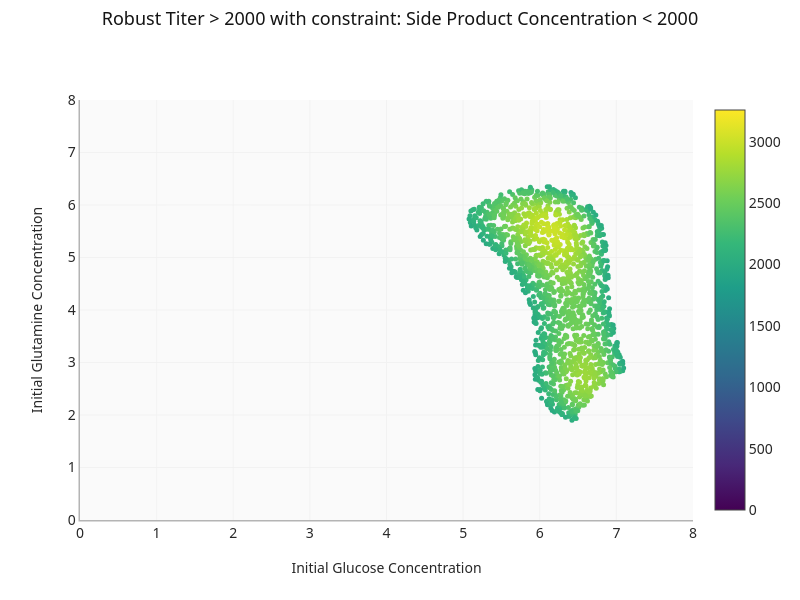

The cell this chart's notebook holds for it:
### Code cell
fig = go.Figure()
fig.add_trace(
    go.Scatter(
        x=df_filtered_const_obj_rob[x_name],
        y=df_filtered_const_obj_rob[y_name],
        mode="markers",
        marker=dict(
            size=5,
            color=df_filtered_const_obj_rob[main_output_name],
            colorscale="Viridis",
            showscale=True,
            cmin=min_conc,
            cmax=max_conc,
        ),
    )
)
fig.update_layout(
    title=f"Robust {main_display_name} > {OBJECTIVE_THRESHOLD} with constraint: {constraint_display_name} < {CONSTRAINT_THRESHOLD}",
    xaxis_title=x_display_name,
    yaxis_title=y_display_name,
    width=800,
    height=600,
)
fig.update_xaxes(range=[x_min, x_max])
fig.update_yaxes(range=[y_min, y_max])

### Figure 1 — Plotly figure (JSON) as saved in the notebook; plotly's stock layout.template omitted (floating-point values rounded to 4 significant figures; data arrays with more than 128 entries replaced by an {"elided": "..."} marker saying what was removed)
{"data": [{"marker": {"cmax": 3259.0, "cmin": 0.003224, "color": {"elided": "1578 float values"}, "colorscale": [[0, "#440154"], [0.1111, "#482878"], [0.2222, "#3e4989"], [0.3333, "#31688e"], [0.4444, "#26828e"], [0.5556, "#1f9e89"], [0.6667, "#35b779"], [0.7778, "#6ece58"], [0.8889, "#b5de2b"], [1, "#fde725"]], "showscale": true, "size": 5}, "mode": "markers", "type": "scatter", "x": {"elided": "1578 float values"}, "y": {"elided": "1578 float values"}}], "layout": {"height": 600, "title": {"text": "Robust Titer > 2000 with constraint: Side Product Concentration < 2000"}, "width": 800, "xaxis": {"range": [0.0002, 8.0], "title": {"text": "Initial Glucose Concentration"}}, "yaxis": {"range": [0.0002, 8.0], "title": {"text": "Initial Glutamine Concentration"}}}}
